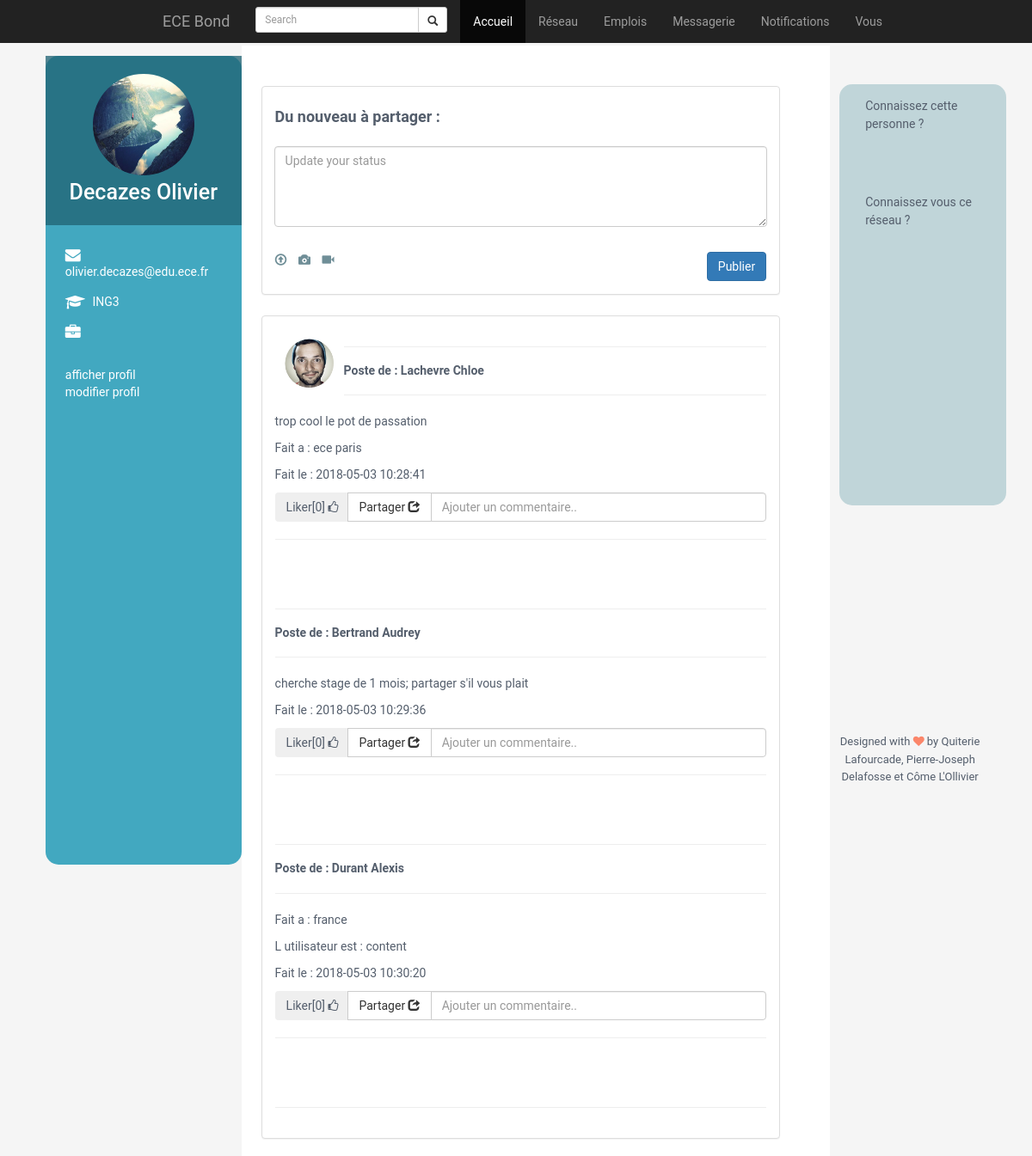
Screenshot of /index.php (signed in) with the database file from the repository.
### tables this page shows
CREATE TABLE IF NOT EXISTS `utilisateur` (
  `login` varchar(10) NOT NULL,
  `email` varchar(60) NOT NULL,
  `nom` varchar(60) NOT NULL,
  `prenom` varchar(60) DEFAULT NULL,
  `password` varchar(20) DEFAULT NULL,
  `anniversaire` date DEFAULT NULL,
  `travail` varchar(50) DEFAULT NULL,
  `promotion` varchar(30) DEFAULT NULL,
  `majeure` varchar(30) DEFAULT NULL,
  `photoprofil` varchar(255) DEFAULT NULL,
  `dateco` datetime DEFAULT NULL,
  `formations` text,
  `experiences` text,
  `photofond` varchar(255) DEFAULT NULL,
  PRIMARY KEY (`login`)
);

CREATE TABLE IF NOT EXISTS `posts` (
  `id_post` int(11) NOT NULL AUTO_INCREMENT,
  `log_utilisateur` varchar(20) NOT NULL,
  `libelle` varchar(100) NOT NULL,
  `chemin` varchar(255) NOT NULL,
  `commentaire` text,
  `lieu` varchar(30) DEFAULT NULL,
  `humeur` varchar(25) DEFAULT NULL,
  `activite` varchar(45) DEFAULT NULL,
  `visibilite` int(3) NOT NULL,
  `d_h` timestamp NOT NULL DEFAULT CURRENT_TIMESTAMP,
  PRIMARY KEY (`id_post`),
  KEY `log_utilisateur` (`log_utilisateur`)
);

### index.php (the view, shortened to what this page needs)
<html>
<?php
	$bdd = new PDO('mysql:host=localhost;dbname=ecebond;charset=utf8', 'root', '');
	$Log = $_SESSION['login'];
	$reponse = $bdd->query("SELECT * FROM utilisateur WHERE login = '".$Log."'");
	$donnees = $reponse->fetch();
	$Nom = $donnees['nom'];
	$Prenom = $donnees['prenom'];
	$Email = $donnees['email'];
	$Maj = $donnees['majeure'];
	$Pro = $donnees['promotion'];
	$rc = $bdd->query('SELECT * FROM posts ORDER BY d_h DESC');
	$d_rc = $rc->fetch();
	$Id_P = $d_rc['id_post'];
	$rep = $bdd->query('SELECT * FROM posts ORDER BY d_h');
?>
<head>
    <link rel="stylesheet" href="https://maxcdn.bootstrapcdn.com/bootstrap/3.3.7/css/bootstrap.min.css">
    <link rel="stylesheet" href="assets/plugins/bootstrap/css/bootstrap.min.css">
    <link rel="stylesheet" href="assets/plugins/font-awesome/css/font-awesome.css">
    <link id="theme-style" rel="stylesheet" href="assets/css/styles.css">
    <link rel="stylesheet" href="assets/css/docs.css">
</head>
<body>
    <nav class="navbar-inverse navbar-fixed-top">
        <div class="container-fluid input-group">
            <div class="navbar-header">
                <a class="navbar-brand" href="index.php">ECE Bond</a>
            </div>
            <form class="navbar-form navbar-left" action="">
                <div class="input-group-sm">
                    <input type="text" class="form-control" placeholder="Search" name="search"></input>
                    <div class="input-group-btn">
                        <button class="btn btn-default" type="submit">
                            <i class="glyphicon glyphicon-search"></i>
                        </button>
                    </div>
                </div>
            </form>
            <ul class="nav navbar-nav navbar-right">
                <li class="active"><a href="index.php">Accueil</a></li>
                <li><a href="reseau.php">Réseau</a></li>
                <li><a href="emploi.php">Emplois</a></li>
                <li><a href="message.php">Messagerie</a></li>
                <li><a href="notif.php">Notifications</a></li>
                <li ><a href="profil.php">Vous</a></li>
            </ul>
        </div>
    </nav>
    <div class="wrappe">
        <div id="frame">
        <div class="sidebar-wrapper pull-left">
                <div class="profile-container">
                    <img class="img-responsive img-profil center-block" src="assets/images/fjords.jpg" alt="" />
				<h3 class="name"> <?php echo " ".$Nom."  ".$Prenom ?> </h3>
                </div>
                <div class="contact-container container-block">
                    <ul class="list-unstyled contact-list">
                        <li><i class="fa fa-envelope"></i> <a href="mailto: yourname@email.com"><?php echo " ".$Email ?> </a></li>
                        <li><i class="fa fa-graduation-cap"></i> <?php echo " ".$Pro ?> </li>
						<li><i class="fa fa-briefcase"></i> <?php echo " ".$Maj?> </li>
                    </ul>
                    <br/>
                    <a href="profil.php">afficher profil</a><br>
                    <a href="change_profil.php">modifier profil</a>
                </div>
        </div>
        <div class="fil_actu">
            <div class="row">
            <div class="col-sm-11">
                <div class="panel panel-default">
                    <div class="panel-body">
                        <form class="form-horizontal" role="form">
                            <h4>Du nouveau à partager :</h4>
                            <div class="form-group" style="padding:14px;">
                                <textarea class="form-control" placeholder="Update your status" rows="4"></textarea>
                            </div>
                            <button class="btn btn-primary pull-right" type="button">Publier</button>
                            <ul class="list-inline">
                                <li><a href=""><i class="glyphicon glyphicon-upload"></i></a></li>
                                <li><a href=""><i class="glyphicon glyphicon-camera"></i></a></li>
                                <li><a href=""><i class="glyphicon glyphicon-facetime-video"></i></a></li>
                            </ul>
                        </form>
                    </div>
                </div>
				<div class="panel panel-default">
                        <div class="panel-body">
                            <img src="assets/images/profile.png" class="img-post pull-left">
                            <hr>
<?php
	while($donnees = $rep->fetch())
{
	$L_ut = $donnees['log_utilisateur'];
	$r_t = $bdd->query("SELECT * FROM utilisateur WHERE login = '".$L_ut."'");
	$d_t = $r_t->fetch();
	$N_p = $d_t['nom'];
	$P_p = $d_t['prenom'];
		if($L_ut != "")
		{
			echo '<span><h5> Poste de : '.$N_p.'  '.$P_p.' </h5></span>';
		}
?>
							<hr>
<?php
	$Com = $donnees['commentaire'];
		if($Com != "")
		{
			echo '<p> '.$Com.'</p>';
		}
	$Lieu = $donnees['lieu'];
		if($Lieu != "")
		{
			echo '<p> Fait a : '.$Lieu.'</p>';
		}
	$Humeur = $donnees['humeur'];
		if($Humeur != "")
		{
			echo '<p> L utilisateur est : '.$Humeur.'</p>';
		}
	$D = $donnees['d_h'];
		if($D != "")
		{
			echo '<p> Fait le  : '.$D.'</p>';
		}
?>
                           <form>
                           <div class="input-group">
                             <div class="input-group-btn">
<?php
		$reponse2 = $bdd->query("SELECT COUNT(id_post) AS c FROM liker WHERE id_post=".$Id_P);
		$donnees2 = $reponse2->fetch();
		$reponse3 = $bdd->query("SELECT * FROM liker WHERE id_utilisateur='".$L_ut."' AND id_post=".$Id_P);
		$donnees3 = $reponse3->fetch();
		$u = $donnees3['id_utilisateur'];
		if($u != "")
		{
			echo '<button onclick="liker();" class="btn btn"> Deja Liker['.$donnees2['c'].'] <i class="fa fa-thumbs-o-up"></i></button><button class="btn btn-default">Partager <i class="glyphicon glyphicon-share"></i></button>';
		}
		else
		{
			echo '<button onclick="liker();" class="btn btn"> Liker['.$donnees2['c'].'] <i class="fa fa-thumbs-o-up"></i></button><button class="btn btn-default">Partager <i class="glyphicon glyphicon-share"></i></button>';
		}
?>
							 </div>
                             <input class="form-control" placeholder="Ajouter un commentaire.." type="text">
                           </div>
                           </form>
						   <hr>
						   <br/>
						   <br/>
						   <hr>
                           <?php
}
?>
                         </div>
                    </div>
            </div>
            </div>
        </div>
        <div class="sidebar-right col-sm-2">
                <div class="panel-body">
                    <p>Connaissez cette personne ?</p>
                    <br><br><br>
                    <p>Connaissez vous ce réseau ?</p>
                </div>
        </div>
        </div>
        <footer class="footer">
                <div class="text-center">
                        <small class="copyright">Designed with <i class="fa fa-heart"></i> by Quiterie Lafourcade, Pierre-Joseph Delafosse et Côme L'Ollivier</small>
                </div>
        </footer>
    </div>
</body>
</html>

### assets/css/styles.css (style rules this page uses)
body { font-family: "Roboto", sans-serif; color: #545e6c; background: #f5f5f5; font-size: 14px; padding: 30px; -webkit-font-smoothing: antialiased; -moz-osx-font-smoothing: grayscale; }
h1, h2, h3, h4, h5, h6 { font-weight: 700; }
a { color: #6f8e97; -webkit-transition: all 0.4s ease-in-out; -moz-transition: all 0.4s ease-in-out; -ms-transition: all 0.4s ease-in-out; -o-transition: all 0.4s ease-in-out; }
p { line-height: 1.5; }
.sidebar-right { background: rgba(172, 201, 207, 0.712); margin-top: 4%; width: 17%; height: 70%; border-radius: 15px; float: left; }
.sidebar-wrapper { background: #42a8c0; margin-top: 1%; width: 19%; height: 70%; color: #fff; border-radius: 15px; position: fixed; }
.sidebar-wrapper a { color: #fff; }
.sidebar-wrapper .profile-container { padding: 15px; background: rgba(33, 99, 116, 0.767); text-align: center; color: #fff; }
.sidebar-wrapper .name { font-size: 25px; font-weight: 500; margin-top: 0; margin-bottom: 10px; }
.sidebar-wrapper .contact-container { height: 2000; }
.sidebar-wrapper .contact-list .fa { margin-right: 5px; font-size: 18px; vertical-align: middle; }
.sidebar-wrapper .contact-list li { margin-bottom: 15px; }
.sidebar-wrapper .contact-list li:last-child { margin-bottom: 0; }
.sidebar-wrapper .container-block { padding: 23px; }
.fil_actu { background: #fff; float: left; margin-left: 20%; margin-right: 1%; padding-left: 2%; padding-top: 2%; max-width: 60%; }
.footer { padding: 30px; padding-top: 100px; }
.footer .copyright { line-height: 1.6; color: #545e6c; font-size: 13px; }
.footer .fa-heart { color: #fb866a; }
#frame { width: 100%; min-width: 360px; max-width: 1200px; height: 92vh; margin-top: 2%; margin-left: 2%; min-height: 300px; max-height: 700px; }

### index.php (style rules this page uses)
.img-profil { padding: 3%; border-radius: 50%; width: 130; height: 130; }
.img-post { padding: 2%; border-radius: 50%; width: 80; height: 80; }
.panel-default { margin-top: 4%; }

### rows the page displays
utilisateur: nom "Decazes", prenom "Olivier", email "olivier.decazes@edu.ece.fr", promotion "ING3"
posts: log_utilisateur.nom "Lachevre", log_utilisateur.prenom "Chloe", commentaire "trop cool le pot de passation", lieu "ece paris", d_h "2018-05-03 10:28:41", c "0"
posts: log_utilisateur.nom "Bertrand", log_utilisateur.prenom "Audrey", commentaire "cherche stage de 1 mois; partager s'il vous plait", d_h "2018-05-03 10:29:36", c "0"
posts: log_utilisateur.nom "Durant", log_utilisateur.prenom "Alexis", lieu "france", humeur "content", d_h "2018-05-03 10:30:20", c "0"
